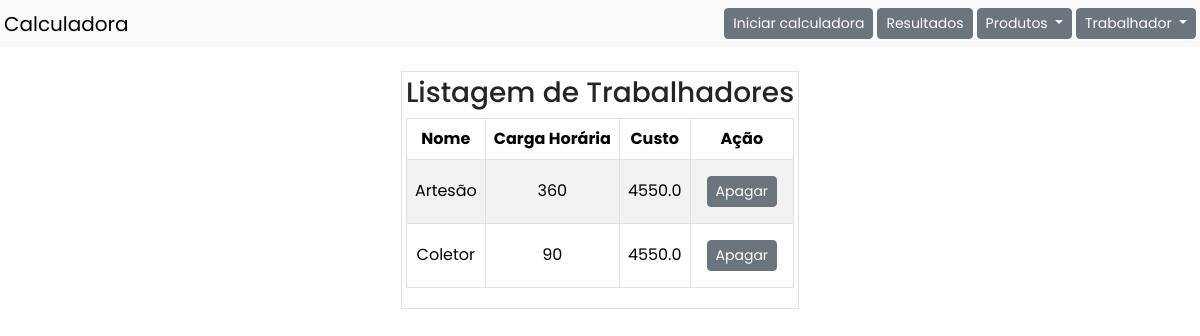
Before: /visualizar_trabalhador with the older database file.
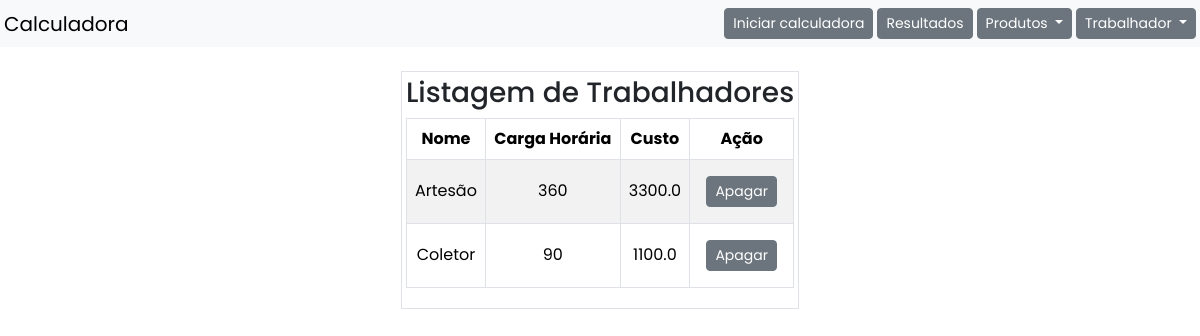
After: the same page with the newer database file.
### app/main.py (models this page shows)
class Trabalhador(db.Model):  #Criação do model Trabalhador como objeto.
    id = db.Column(db.Integer, primary_key=True)
    nome = db.Column(db.String(80), nullable=False)
    custo = db.Column(db.Float, nullable=False)
    carga_horaria = db.Column(db.Integer, nullable=False)

### app/main.py (the view)
@app.route('/visualizar_trabalhador', methods=['GET'])  #Rota que exibe os produtos.
def visualizar_trabalhador():
    trabalhadores = Trabalhador.query.all()  #Busca todos os produtos do banco de dados.
    return render_template('templates/visualizar_trabalhador.html', trabalhadores=trabalhadores)

### app/templates/visualizar_trabalhador.html
{% extends 'template.html' %}
{% block content %}
<div class="border m-auto mt-4 p-1 text-center">
    <h3>Listagem de Trabalhadores</h3>
    <div class="table-responsive">
        <table class="table table-striped align-middle table-bordered table-hover">
            <thead>
                <tr>
                    <th> Nome </th>
                    <th> Carga Horária </th>
                    <th> Custo </th>
                    <th> Ação </th>
                </tr>
            </thead>
            <tbody>
                {% for i in trabalhadores %}
                        <tr>
                            <td>{{ i.nome }}</td>
                            <td>{{ i.carga_horaria }}</td>
                            <td>{{ i.custo }}</td>
                            <td>
                                <form action="/deletar_trabalhador/{{ i.id }}" method="post">
                                <input class="btn btn-sm btn-secondary m-2" type="submit" value="Apagar">
                                </form>
                            </td>
                        </tr>
                {% endfor %}
            </tbody>
        </table>
    </div>
</div>
{% endblock %}

### app/templates/template.html (shortened to what this page needs)
<!doctype html>
<html lang="pt-br">
  <head>
    <link href="https://cdn.jsdelivr.net/npm/bootstrap@5.3.3/dist/css/bootstrap.min.css" rel="stylesheet">
  </head>
  <body>
  <nav class="navbar navbar-light bg-light justify-content-between">
    <div><a class="ms-1 navbar-brand" href="#">Calculadora</a></div>
     <div class="d-flex me-1">
         <button class="btn btn-secondary btn-sm" type="button" aria-expanded="true"><a class="dropdown-item" href="/calculadora">Iniciar calculadora</a>
          </button>
         <button class="btn btn-secondary ms-1 btn-sm" type="button" aria-expanded="true"><a class="dropdown-item" href="/resultados">Resultados</a>
          </button>
        <div class="dropdown ms-1">
          <button class="btn btn-secondary dropdown-toggle btn-sm" type="button" data-bs-toggle="dropdown" aria-expanded="false">
            Produtos
          </button>
        </div>
                 <div class="dropdown ms-1">
          <button class="btn btn-secondary dropdown-toggle btn-sm" type="button" data-bs-toggle="dropdown" aria-expanded="false">
            Trabalhador
          </button>
        </div>
    </div>
    </nav>
  <div class="d-flex">
    {% block content %} {% endblock %}
  </div>
  </body>
</html>

### app/templates/template.html (style rules this page uses)
body { font-family: 'Poppins', serif; }

Changed rows visible on the page:
changed Trabalhador "Artesão": custo "4550.0" → "3300.0"
changed Trabalhador "Coletor": custo "4550.0" → "1100.0"
